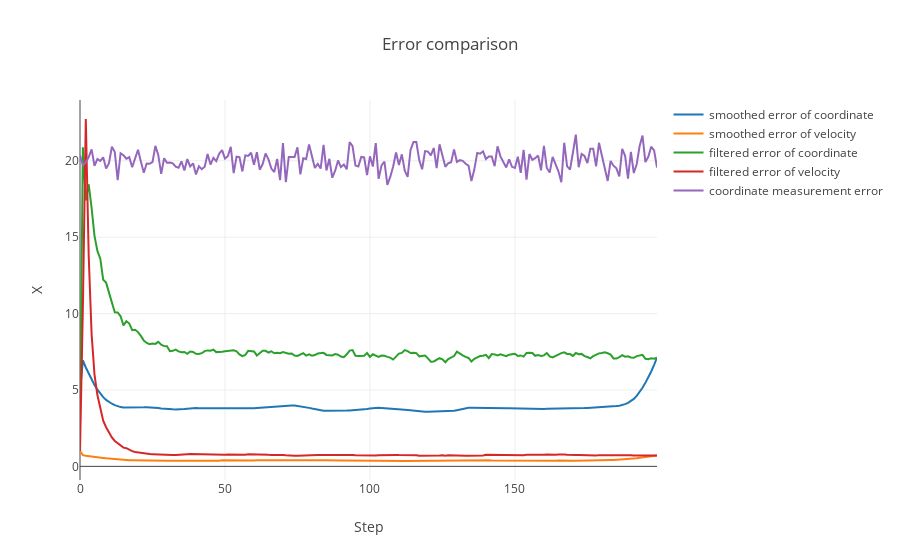

The code cell stored with this chart in its notebook:
### Code cell
data = [
    go.Scatter(
        y=rms_X_smoothed_error[:,0],
        name='smoothed error of coordinate'
    ),
    go.Scatter(
        y=rms_X_smoothed_error[:,1],
        name='smoothed error of velocity'
    ),
    go.Scatter(
        y=rms_X_filtered_error[:,0],
        name='filtered error of coordinate'
    ),
    go.Scatter(
        y=rms_X_filtered_error[:,1],
        name='filtered error of velocity'
    ),
    go.Scatter(
        y=true_error,
        name='coordinate measurement error'
    ),
]

layout= go.Layout(
    title= 'Error comparison',
    xaxis= dict(
        title= 'Step',
    ),
    yaxis=dict(
        title= 'X',
    ),
    showlegend= True
)
fig= go.Figure(data=data, layout=layout)
iplot(fig)

### Figure 1 — Plotly figure (JSON) as saved in the notebook; plotly's stock layout.template omitted (floating-point values rounded to 4 significant figures; data arrays with more than 128 entries replaced by an {"elided": "..."} marker saying what was removed)
{"data": [{"name": "smoothed error of coordinate", "type": "scatter", "uid": "c8b9978c-3438-11e9-a464-20c9d081d2d3", "y": {"elided": "200 float values"}}, {"name": "smoothed error of velocity", "type": "scatter", "uid": "c8b99b12-3438-11e9-ad6f-20c9d081d2d3", "y": {"elided": "200 float values"}}, {"name": "filtered error of coordinate", "type": "scatter", "uid": "c8b99d42-3438-11e9-b9ea-20c9d081d2d3", "y": {"elided": "200 float values"}}, {"name": "filtered error of velocity", "type": "scatter", "uid": "c8b99f5e-3438-11e9-913c-20c9d081d2d3", "y": {"elided": "200 float values"}}, {"name": "coordinate measurement error", "type": "scatter", "uid": "c8b9a15c-3438-11e9-9d0f-20c9d081d2d3", "y": {"elided": "200 float values"}}], "layout": {"showlegend": true, "title": "Error comparison", "xaxis": {"title": "Step"}, "yaxis": {"title": "X"}}}
